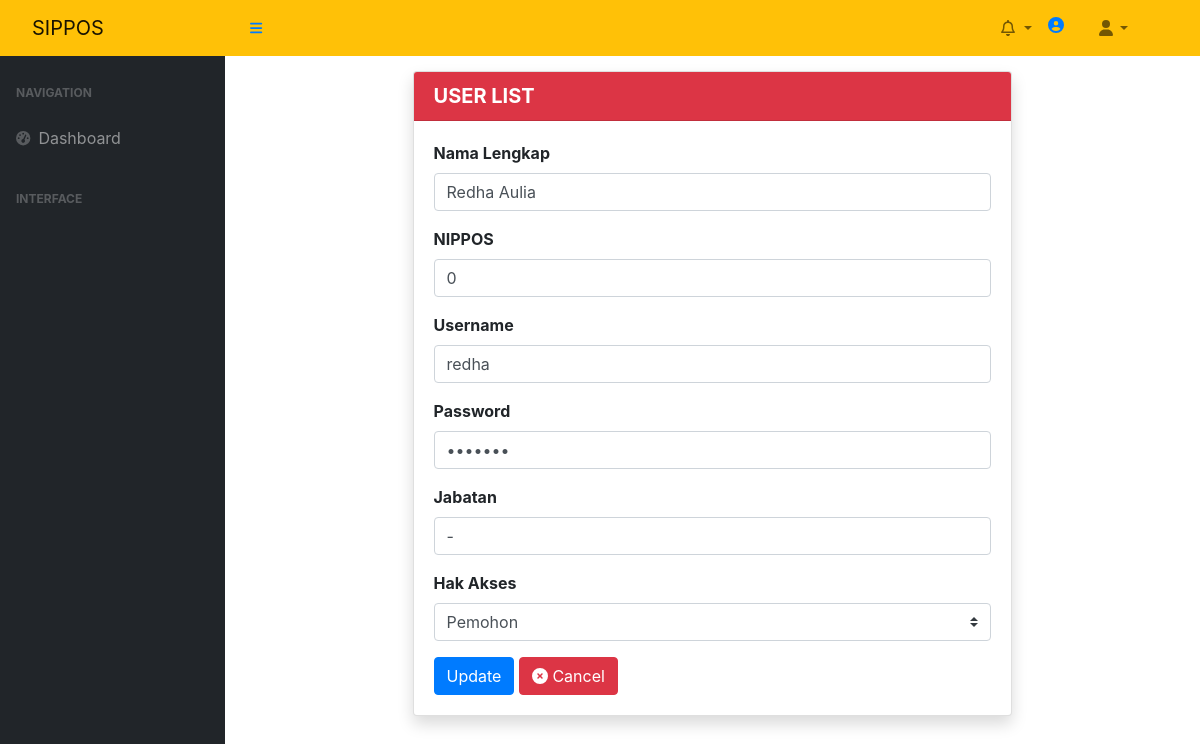
/user/update/3, run on the app's committed database.
### tables this page shows
CREATE TABLE `user` (
  `id` int(11) NOT NULL,
  `nama_lengkap` varchar(150) NOT NULL,
  `nippos` int(10) DEFAULT NULL,
  `username` varchar(50) NOT NULL,
  `password` varchar(50) NOT NULL,
  `jabatan` varchar(50) DEFAULT NULL,
  `hak_akses` enum('Pemohon','Admin','Vice President') NOT NULL DEFAULT 'Pemohon'
);

### application/controllers/User.php (called while the page is built, shortened)
<?php
class User extends CI_Controller
{
    function __construct()
    {
        $this->load->model('MUser');
        $this->load->library('form_validation');
    }
    public function update($id)
    {
        $row = $this->MUser->get_by_id($id);
        if ($row) {
            $data = array(
                'button' => 'Update',
                'action' => site_url('user/update_action'),
		'id' => set_value('id', $row->id),
		'nama_lengkap' => set_value('nama_lengkap', $row->nama_lengkap),
        'nippos' => set_value('nippos', $row->nippos),
		'username' => set_value('username', $row->username),
		'password' => set_value('password', $row->password),
		'jabatan' => set_value('jabatan', $row->jabatan),
		'hak_akses' => set_value('hak_akses', $row->hak_akses),
	    );
            $data['page'] = 'user/user_form';
            $this->load->view('template', $data);
        } else {
            $this->session->set_flashdata('message', 'Record Not Found');
            redirect(site_url('user'));
        }
    }
}

### index.php (called while the page is built, shortened)
<?php
require_once BASEPATH.'core/CodeIgniter.php';

### application/models/MUser.php (called while the page is built, shortened)
<?php
class MUser extends CI_Model
{
    public $table = 'user';
    public $id ='id';
    function get_by_id($id)
    {
        $this->db->where($this->id, $id);
        return $this->db->get($this->table)->row();
    }
}
?>

### application/views/user/user_form.php (the view, shortened to what this page needs)
<!doctype html>
<html>
<head>
    <link rel="stylesheet" href="https://cdnjs.cloudflare.com/ajax/libs/font-awesome/6.0.0-beta3/css/all.min.css" />
    <link rel="stylesheet" href="https://stackpath.bootstrapcdn.com/bootstrap/4.5.2/css/bootstrap.min.css">
</head>
<body>
    <div class="container">
        <div class="row justify-content-center">
            <div class="col-lg-8 col-md-10 col-sm-12">
                <div class="card shadow">
                    <div class="card-header bg-danger text-white">
                        <h5 class="m-0 font-weight-bold">USER LIST</h5>
                    </div>
                    <div class="card-body">
                        <form action="<?php echo $action; ?>" method="post">
                            <div class="form-group">
                                <label for="nama_lengkap">Nama Lengkap</label>
                                <input type="text" class="form-control" name="nama_lengkap" id="nama_lengkap" placeholder="Nama Lengkap" value="<?php echo $nama_lengkap; ?>" />
                            </div>
                            <div class="form-group">
                                <label for="nippos">NIPPOS</label>
                                <input type="text" class="form-control" name="nippos" id="nippos" placeholder="NIPPOS" value="<?php echo $nippos; ?>" />
                            </div>
                            <div class="form-group">
                                <label for="username">Username</label>
                                <input type="text" class="form-control" name="username" id="username" placeholder="Username" value="<?php echo $username; ?>" />
                            </div>
                            <div class="form-group">
                                <label for="password">Password</label>
                                <input type="password" class="form-control" name="password" id="password" placeholder="Password" value="<?php echo $password; ?>" />
                            </div>
                            <div class="form-group">
                                <label for="jabatan">Jabatan</label>
                                <input type="text" class="form-control" name="jabatan" id="jabatan" placeholder="Jabatan" value="<?php echo $jabatan; ?>" />
                            </div>
                            <div class="form-group">
                                <label for="hak_akses">Hak Akses</label>
                                <select class="custom-select" name="hak_akses">
                                    <option value="1" <?php echo ($hak_akses == 1) ? 'selected' : ''; ?>>Pemohon</option>
                                </select>
                            </div>
                            <button type="submit" class="btn btn-primary"><?php echo $button ?></button>
                            <a href="<?php echo site_url('user') ?>" class="btn btn-danger btn-cancel"><i class="fas fa-times-circle"></i> Cancel</a>
                        </form>
                    </div>
                </div>
            </div>
        </div>
    </div>
</body>
</html>

### application/views/user/user_form.php (style rules this page uses)
body { padding: 15px; }
.form-group label { font-weight: bold; }
.btn-cancel { margin-right: 10px; }

### data on the page
user: nama_lengkap "Redha Aulia", nippos "0", username "redha", jabatan "-"

### other printed values
$button "Update"
